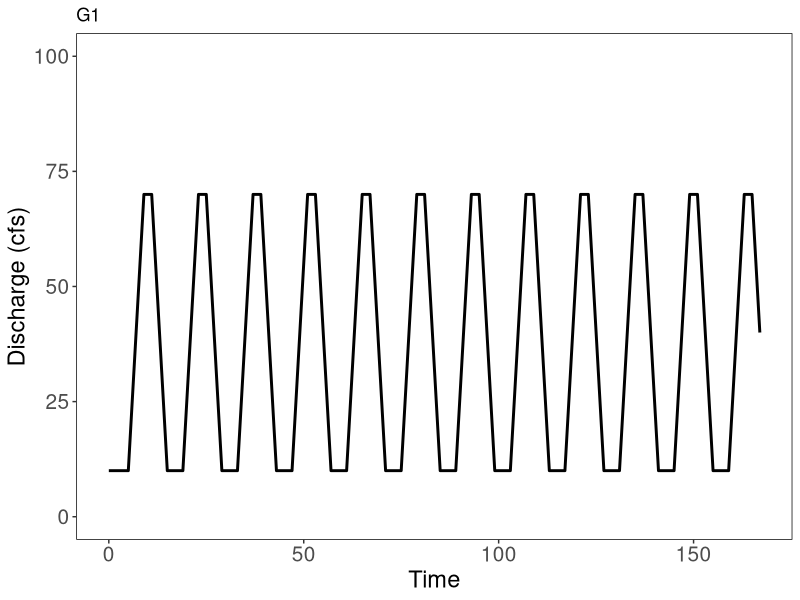
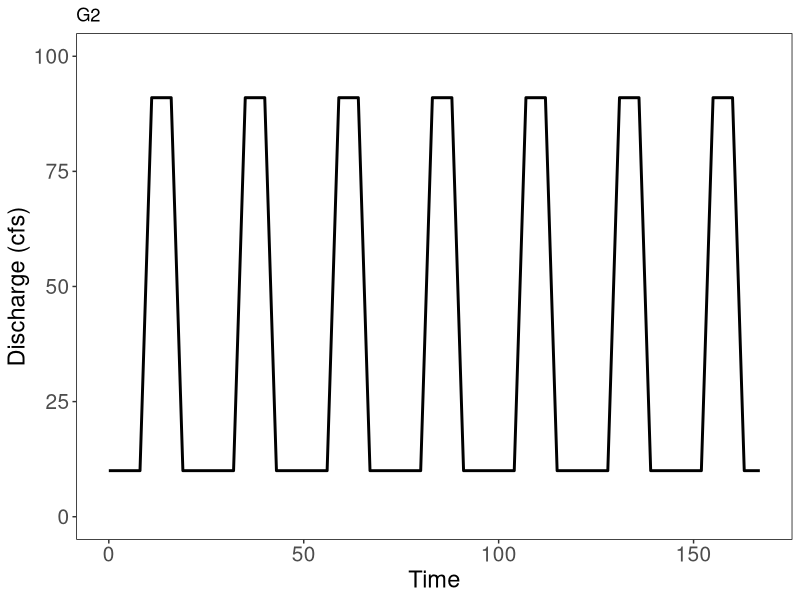
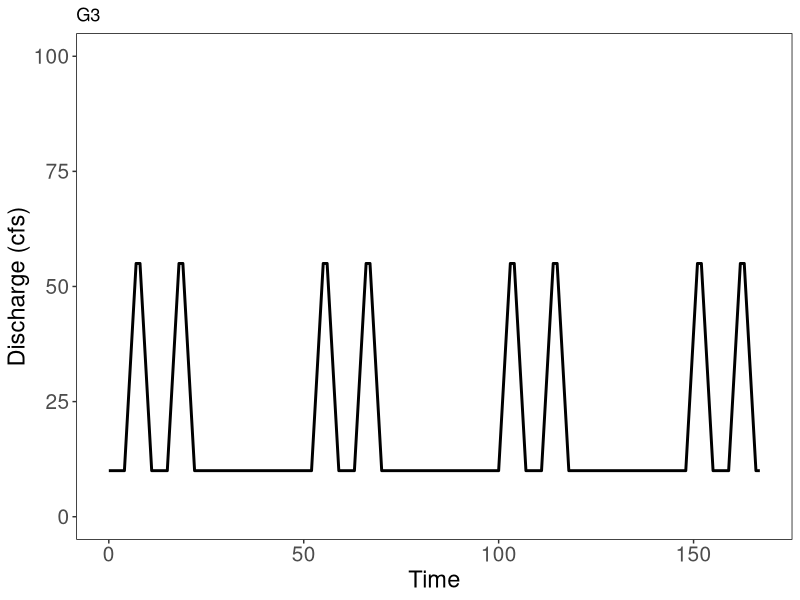
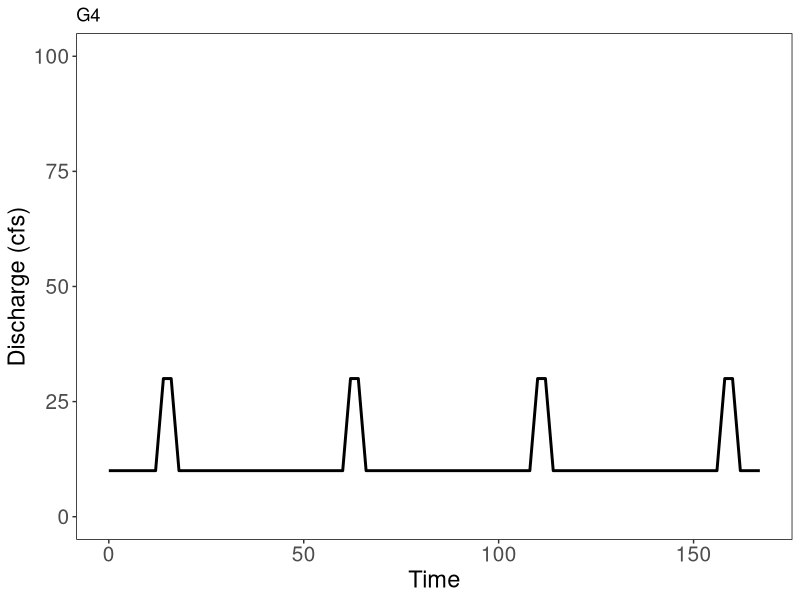

R code for these plots, in order: (Note: this script raises an error after producing the figures.)
## ---- chunk 1
library(tidyverse)
library(ggplot2)
library(gganimate)
## ---- chunk 2
day1 <- rep(1, 24)
day2 <- rep(2, 24)
day3 <- rep(3, 24)
day4 <- rep(4, 24)
day5 <- rep(5, 24)
day6 <- rep(6, 24)
day7 <- rep(7, 24)

day <- c(day1,day2,day3,day4,day5,day6,day7)

nhour <- c(0:167)

# CA hydropeaking regime G1
parameter_value <- rep(c(70,70,55,40,25,10,10,10,10,10,25,40,55,70), 12)
parameter_value <- c(c(10,10,10,10,10,10,25,40,55,70), parameter_value)[1:168]

CA_HPK_G1 <- data.frame(day, nhour, parameter_value)
CA_HPK_G1$group <- rep("G1", 168)


# CA hydropeaking regime G2
parameter_value <- rep(c(10,10,10,10,10,10,10,10,10,37,64,91,91,91,91,91,91,64,37,10,10,10,10,10),7)

CA_HPK_G2 <- data.frame(day, nhour, parameter_value)
CA_HPK_G2$group <- rep("G2", 168)


# CA hydropeaking regime G3
parameter_value <- rep(c(c(10,10,10,10,10,25,40,55,55,40,25,10,10,10,10,10,25,40,55,55,40,25,10,10),
                        rep(10,24)),4)[1:168]

CA_HPK_G3 <- data.frame(day, nhour, parameter_value)
CA_HPK_G3$group <- rep("G3", 168)


# CA hydropeaking regime G3
parameter_value <- rep(c(c(10,10,10,10,10,10,10,10,10,10,10,10,10,20,30,30,30,20,10,10,10,10,10,10),
                        rep(10,24)),4)[1:168]

CA_HPK_G4 <- data.frame(day, nhour, parameter_value)
CA_HPK_G4$group <- rep("G4", 168)


CA_HPK_Pattern <- rbind(CA_HPK_G1, CA_HPK_G2, CA_HPK_G3, CA_HPK_G4)

remove(day1,day2,day3,day4,day5,day6,day7,nhour,day)
## ---- chunk 3
HPK_HPKPt_plot <- function(df){
  ggplot()+geom_line(data = df, aes(x=nhour, y=parameter_value), size=1, show.legend = FALSE) + 
    ylim(0,100) +
    # scale_x_datetime(date_breaks = "3 days")+ # this allows user to plot date x axis
    labs(x = "Time", y="Discharge (cfs)", title = df$group[1], color = "Type")+
    theme(panel.background = element_blank(),
          panel.grid.major = element_blank(), 
          panel.grid.minor = element_blank(), 
          panel.border = element_rect(colour = "black", fill=NA),
          axis.title.x = element_text(size = 17), 
          axis.title.y = element_text(size = 17), 
          axis.text.x = element_text(angle = 0, size = 15), 
          axis.text.y = element_text(size = 15)) 
}
## ---- chunk 4
HPK_HPKPt_plot(CA_HPK_G1)
## ---- chunk 5
HPK_HPKPt_plot(CA_HPK_G2)
## ---- chunk 6
HPK_HPKPt_plot(CA_HPK_G3)
## ---- chunk 7
HPK_HPKPt_plot(CA_HPK_G4)
## ---- chunk 8
G1 <- ggplot(CA_HPK_G1,aes(x=nhour,y=parameter_value)) +
  geom_line() +
  scale_x_continuous(breaks=c(23,47,71,95,119,143,167), labels = c("Day 1","Day 2","Day 3", "Day 4","Day 5","Day 6","Day 7")) +
  labs(x = "Time", y="Discharge Percentile", title = CA_HPK_G1$group[1])+
  ylim(0,100)+
  theme_bw() +
  theme(legend.title=element_blank(),
        title =element_text(size=22, face='bold'),
        axis.title.x = element_text(size = 20), 
        axis.title.y = element_text(size = 20), 
        axis.text.x = element_text(angle = 0, size = 18), 
        axis.text.y = element_text(size = 18)) +
  transition_reveal(nhour)+
  view_step(pause_length = 3, step_length = 1, nsteps = 4, fixed_y = c(0,100))

animate(G1, height = 500, width=1000)

anim_save("CA_HPK_G1.gif")
## ---- chunk 9
G2 <- ggplot(CA_HPK_G2,aes(x=nhour,y=parameter_value)) +
  geom_line() +
  scale_x_continuous(breaks=c(23,47,71,95,119,143,167), labels = c("Day 1","Day 2","Day 3", "Day 4","Day 5","Day 6","Day 7")) +
  labs(x = "Time", y="Discharge Percentile", title = CA_HPK_G2$group[1])+
  ylim(0,100)+
  theme_bw() +
  theme(legend.title=element_blank(),
        title =element_text(size=22, face='bold'),
        axis.title.x = element_text(size = 20), 
        axis.title.y = element_text(size = 20), 
        axis.text.x = element_text(angle = 0, size = 18), 
        axis.text.y = element_text(size = 18)) +
  transition_reveal(nhour)+
  view_step(pause_length = 3, step_length = 1, nsteps = 4, fixed_y = c(0,100))

animate(G2, height = 500, width=1000)

anim_save("CA_HPK_G2.gif")
## ---- chunk 10
G3 <- ggplot(CA_HPK_G3,aes(x=nhour,y=parameter_value)) +
  geom_line() +
  scale_x_continuous(breaks=c(23,47,71,95,119,143,167), labels = c("Day 1","Day 2","Day 3", "Day 4","Day 5","Day 6","Day 7")) +
  labs(x = "Time", y="Discharge Percentile", title = CA_HPK_G3$group[1])+
  ylim(0,100)+
  theme_bw() +
  theme(legend.title=element_blank(),
        title =element_text(size=22, face='bold'),
        axis.title.x = element_text(size = 20), 
        axis.title.y = element_text(size = 20), 
        axis.text.x = element_text(angle = 0, size = 18), 
        axis.text.y = element_text(size = 18)) +
  transition_reveal(nhour)+
  view_step(pause_length = 3, step_length = 1, nsteps = 4, fixed_y = c(0,100))

animate(G3, height = 500, width=1000)

anim_save("CA_HPK_G3.gif")
## ---- chunk 11
G4 <- ggplot(CA_HPK_G4,aes(x=nhour,y=parameter_value)) +
  geom_line() +
  scale_x_continuous(breaks=c(23,47,71,95,119,143,167), labels = c("Day 1","Day 2","Day 3", "Day 4","Day 5","Day 6","Day 7")) +
  labs(x = "Time", y="Discharge Percentile", title = CA_HPK_G4$group[1])+
  ylim(0,100)+
  theme_bw() +
  theme(legend.title=element_blank(),
        title =element_text(size=22, face='bold'),
        axis.title.x = element_text(size = 20), 
        axis.title.y = element_text(size = 20), 
        axis.text.x = element_text(angle = 0, size = 18), 
        axis.text.y = element_text(size = 18)) +
  transition_reveal(nhour)+
  view_step(pause_length = 3, step_length = 1, nsteps = 4, fixed_y = c(0,100))

animate(G4, height = 500, width=1000)

anim_save("CA_HPK_G4.gif")
